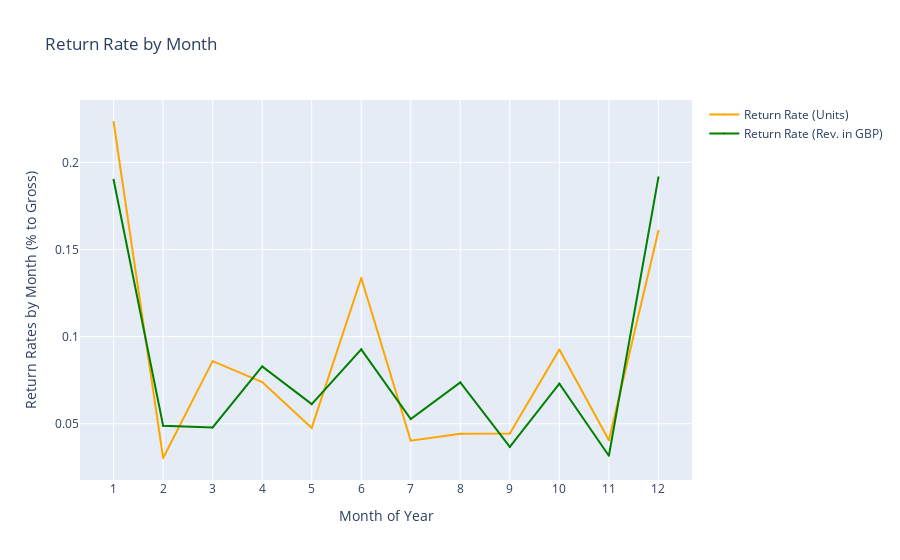

Notebook code cell kept with this figure:
### Code cell
fig3 = go.Figure([
    go.Scatter(name='Return Rate (Units)',
        x=gro_ret['Month1'],
        y=gro_ret['Return_U_%'],
        mode='markers+lines',
        marker=dict(color='orange', size=2),
        showlegend=True),
    
    go.Scatter(name='Return Rate (Rev. in GBP)',
        x=gro_ret['Month1'],
        y=gro_ret['Return_Rev_%'],
        mode='markers+lines',
        marker=dict(color='green', size=2),
        showlegend=True),
    
])
fig3.update_layout(
    yaxis_title='Return Rates by Month (% to Gross)',
    xaxis_title='Month of Year',
    title='Return Rate by Month',
    hovermode="x")
fig3.update_xaxes(tickmode='linear')
fig3.show()

### Figure 1 — Plotly figure (JSON) as saved in the notebook; plotly's stock layout.template omitted (floating-point values rounded to 4 significant figures)
{"data": [{"marker": {"color": "orange", "size": 2}, "mode": "markers+lines", "name": "Return Rate (Units)", "showlegend": true, "type": "scatter", "x": [1, 2, 3, 4, 5, 6, 7, 8, 9, 10, 11, 12], "y": [0.2231, 0.03037, 0.08593, 0.07393, 0.04765, 0.1337, 0.0403, 0.04427, 0.04449, 0.09259, 0.04058, 0.1606]}, {"marker": {"color": "green", "size": 2}, "mode": "markers+lines", "name": "Return Rate (Rev. in GBP)", "showlegend": true, "type": "scatter", "x": [1, 2, 3, 4, 5, 6, 7, 8, 9, 10, 11, 12], "y": [0.19, 0.04883, 0.0479, 0.08293, 0.06126, 0.0927, 0.05273, 0.07372, 0.03675, 0.07297, 0.03163, 0.1914]}], "layout": {"hovermode": "x", "title": {"text": "Return Rate by Month"}, "xaxis": {"tickmode": "linear", "title": {"text": "Month of Year"}}, "yaxis": {"title": {"text": "Return Rates by Month (% to Gross)"}}}}
